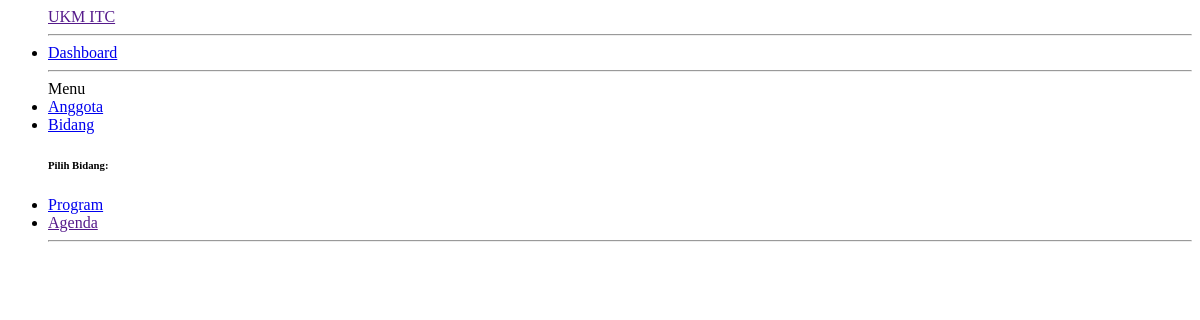
Page /bidang/ on the earlier database version.
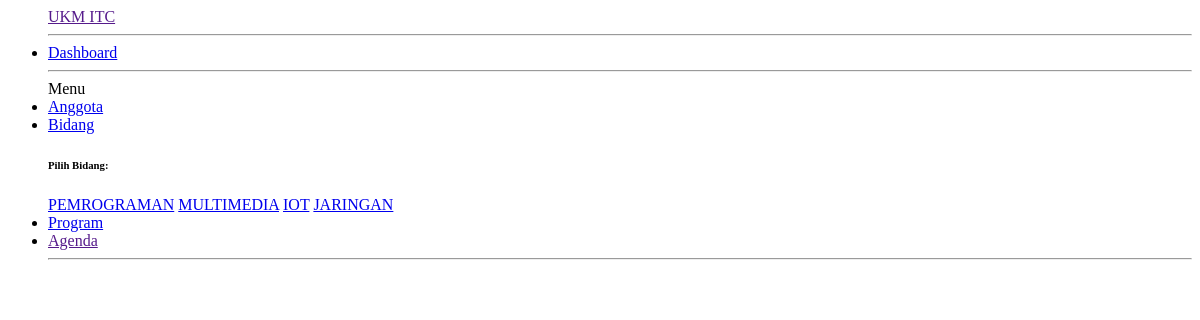
Same page on the later database version.
### ITC_APP/models.py (models this page shows, shortened)
class Bidang(models.Model):
    nama_bidang = models.CharField(max_length=255)
    deskripsi = models.TextField()

### ITC_APP/views.py (the view)
# urls.py: path('bidang/', views.bidang_list, name='bidang'),
def bidang_list(request):
    bidangs = Bidang.objects.all()
    context = {
        'bidang': bidangs,
        }
    return render(request, 'snippets/navbar.html',context )

### TEMPLATES/snippets/navbar.html (shortened to what this page needs)
{%load static%}
<ul class="navbar-nav bg-gradient-primary sidebar sidebar-dark accordion" id="accordionSidebar">
    <a class="sidebar-brand d-flex align-items-center justify-content-center" href="">
        <div class="sidebar-brand-text mx-3">UKM ITC<sup style="color: rgb(255, 251, 0);"></sup></div>
    </a>
    <hr class="sidebar-divider my-0">
    <li class="nav-item active">
        <a class="nav-link" href="{%url 'ITC_APP:index'%}">
            <span>Dashboard</span></a>
    </li>
    <hr class="sidebar-divider">
    <div class="sidebar-heading">
        Menu
    </div>
    <li class="nav-item">
        <a class="nav-link" href="{%url 'ITC_APP:anggota'%}">
            <span>Anggota</span></a>
    </li>
    <li class="nav-item">
        <a class="nav-link collapsed" href="#" data-toggle="collapse" data-target="#collapseTwo"
            aria-expanded="true" aria-controls="collapseTwo">
            <span>Bidang</span>
        </a>
        <div id="collapseTwo" class="collapse" aria-labelledby="headingTwo" data-parent="#accordionSidebar">
            <div class="bg-white py-2 collapse-inner rounded">
                <h6 class="collapse-header">Pilih Bidang:</h6>
               {%for bid in bidang%}
                    <a class="collapse-item" href="{%url 'ITC_APP:pengurus' bid.id%}">{{bid.nama_bidang}}</a>
               {%endfor%}
            </div>
        </div>
    </li>
    <li class="nav-item">
        <a class="nav-link" href="{%url 'ITC_APP:program_calendar'%}">
            <span>Program</span></a>
    </li>
    <li class="nav-item">
        <a class="nav-link" href="">
            <span>Agenda</span></a>
    </li>
    <hr class="sidebar-divider d-none d-md-block">
</ul>

Differences in the rows shown:
added Bidang: nama_bidang "PEMROGRAMAN"
added Bidang: nama_bidang "MULTIMEDIA"
added Bidang: nama_bidang "IOT"
added Bidang: nama_bidang "JARINGAN"
